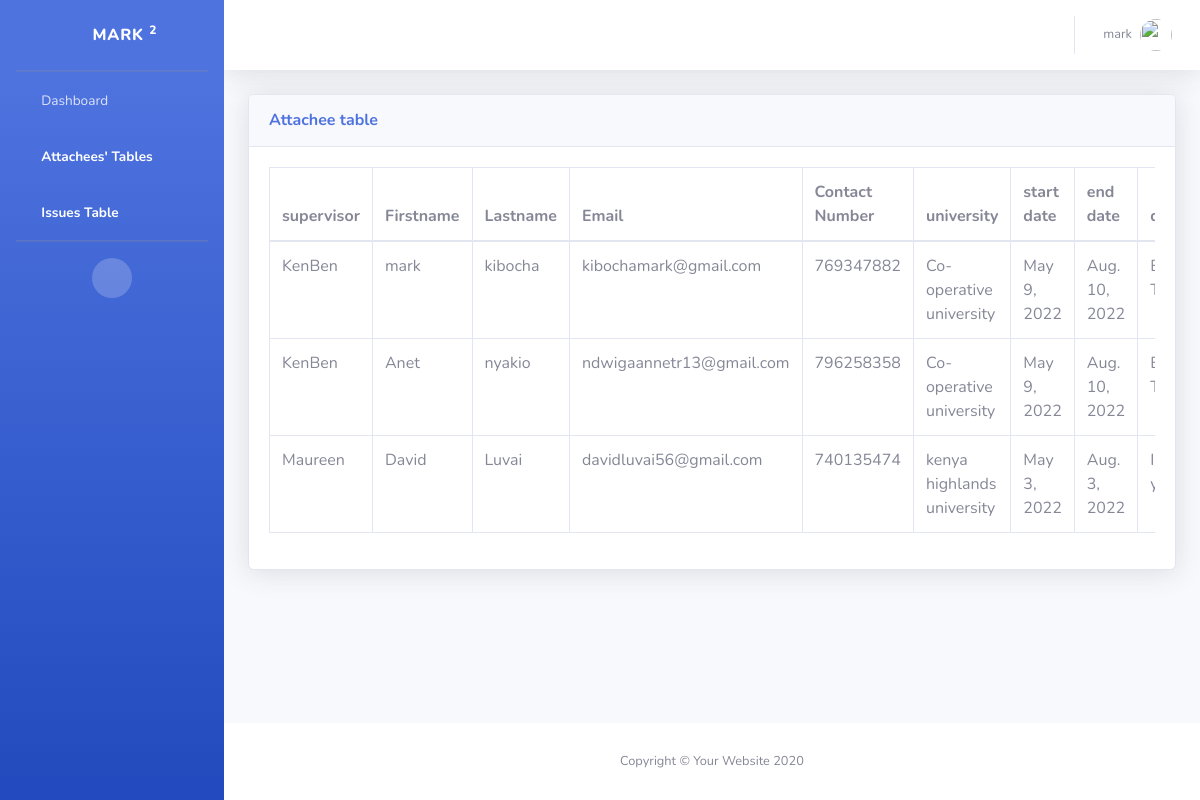
The page /admin_table (signed in) on the database its author committed.
### attachee_reg_form/models.py (models this page shows, shortened)
class Form(models.Model):
    first_name=models.CharField(max_length=255)
    second_name=models.CharField(max_length=255)
    email=models.CharField(max_length=255, default="mail")
    contact=models.BigIntegerField(null=False, default='070000000')
    university =models.CharField(max_length=255, default='university')
    start_date=models.DateField(null=False, default='2022-01-01')
    end_date=models.DateField(null=False, default='2022-03-30')
    supervisor=models.CharField(max_length=255, default='supervisor')
    department =models.CharField(null=False, default="department", max_length=255)

### attachee_reg_form/views.py (the view)
# urls.py: path('admin_table', views.query, name="admin_table"),
def query(request):
        f = FormFilter(request.POST, queryset=Form.objects.all())
        p =Paginator(f.qs, 2)
        page = request.GET.get('page')
        form = p.get_page(page)
        new=[""]
        for data in f.qs :
            new.append(data.id)
        return render(request, 'admin.html', {'filter' : form, 'form' : f, "my_list": new})

### attachee_reg_form/templates/admin.html (shortened to what this page needs)
{% load static %}
<!DOCTYPE html>
<html lang="en">
<head>
    <link rel="stylesheet" type="text/css" href="{% static 'DataTables/datatables.min.css'%}" />
    <link rel="stylesheet" type="text/css"
        href="https://cdnjs.cloudflare.com/ajax/libs/twitter-bootstrap/5.1.3/css/bootstrap.min.css" />
    <link href="{% static 'vendor/fontawesome-free/css/all.min.css'%}" rel="stylesheet" type="text/css">
    <link rel="stylesheet" href="	https://cdn.jsdelivr.net/npm/bootstrap@5.2.0-beta1/dist/css/bootstrap.min.css">
    <link href="{% static 'css/sb-admin-2.min.css'%}" rel="stylesheet">
    <link href="{% static 'vendor/datatables/dataTables.bootstrap4.min.css'%}" rel="stylesheet">
    <link rel="stylesheet" type="text/css" href="DataTables/datatables.min.css" />
</head>
<body id="page-top">
    <div id="wrapper">
        <ul class="navbar-nav bg-gradient-primary sidebar sidebar-dark accordion" id="accordionSidebar">
            <a class="sidebar-brand d-flex align-items-center justify-content-center" href="{% url 'admin_page' %}">
                <div class="sidebar-brand-icon rotate-n-15">
                    <i class="fas fa-laugh-wink"></i>
                </div>
                <div class="sidebar-brand-text mx-3">{{user}} <sup>2</sup></div>
            </a>
            <hr class="sidebar-divider my-0">
            <li class="nav-item">
                <a class="nav-link" href="{% url 'admin_page' %}">
                    <i class="fas fa-fw fa-tachometer-alt"></i>
                    <span>Dashboard</span></a>
            </li>
            <li class="nav-item active">
                <a class="nav-link" href="{% url 'admin_table' %}">
                    <i class="fas fa-fw fa-table"></i>
                    <span>Attachees' Tables</span></a>
            </li>
            <li class="nav-item active">
                <a class="nav-link" href="{% url 'issue_table' %}">
                    <i class="fas fa-fw fa-table"></i>
                    <span>Issues Table</span></a>
            </li>
            <hr class="sidebar-divider d-none d-md-block">
            <div class="text-center d-none d-md-inline">
                <button class="rounded-circle border-0" id="sidebarToggle"></button>
            </div>
        </ul>
        <div id="content-wrapper" class="d-flex flex-column">
            <div id="content">
                <nav class="navbar navbar-expand navbar-light bg-white topbar mb-4 static-top shadow">
                    <ul class="navbar-nav ml-auto">
                        <li class="nav-item dropdown no-arrow">
                            <a class="nav-link dropdown-toggle" href="#" id="userDropdown" role="button"
                                data-toggle="dropdown" aria-haspopup="true" aria-expanded="false">
                                <span class="mr-2 d-none d-lg-inline text-gray-600 small">{{user}}</span>
                                <img class="img-profile rounded-circle" src="{% static 'img/undraw_profile.svg'%}">
                            </a>
                        </li>
                    </ul>
                </nav>
                <div class="container-fluid">
                    {% if user.is_authenticated %}
                    <div class="card shadow mb-4">
                        <div class="card-header py-3">
                            <h6 class="m-0 font-weight-bold text-primary">Attachee table</h6>
                        </div>
                        <div class="card-body">
                            <div class="table-responsive">
                                <table class="table table-bordered" id="dataTable" width="100%" cellspacing="0">
                                    <thead>
                                        <tr>
                                            <th scope="col">supervisor</th>
                                            <th scope="col">Firstname</th>
                                            <th scope="col">Lastname</th>
                                            <th scope="col">Email</th>
                                            <th scope="col">Contact Number</th>
                                            <th scope="col">university</th>
                                            <th scope="col">start date</th>
                                            <th scope="col">end date</th>
                                            <th scope="col">department name</th>
                                        </tr>
                                    </thead>
                                    <tbody>
                                        {% for data in form.qs %}
                                        <tr>
                                            <td>{{data.supervisor}}</td>
                                            <td>{{data.first_name}}</td>
                                            <td>{{data.second_name}}</td>
                                            <td>{{data.email}}</td>
                                            <td>{{data.contact}}</td>
                                            <td>{{data.university}}</td>
                                            <td>{{data.start_date}}</td>
                                            <td>{{data.end_date}}</td>
                                            <td>{{data.department}}</td>
                                        </tr>
                                        {% endfor %}
                                    </tbody>
                                </table>
                            </div>
                        </div>
                    </div>
                    {% endif %}
                </div>
            </div>
            <footer class="sticky-footer bg-white">
                <div class="container my-auto">
                    <div class="copyright text-center my-auto">
                        <span>Copyright &copy; Your Website 2020</span>
                    </div>
                </div>
            </footer>
        </div>
    </div>
</body>
</html>

### rows shown on the page
Form: supervisor "KenBen", first_name "mark", second_name "kibocha", email "kibochamark@gmail.com", contact "769347882", university "Co-operative university", start_date "May 9, 2022", end_date "Aug. 10, 2022"
Form: supervisor "KenBen", first_name "Anet", second_name "nyakio", email "ndwigaannetr13@gmail.com", contact "796258358", university "Co-operative university", start_date "May 9, 2022", end_date "Aug. 10, 2022"
Form: supervisor "Maureen", first_name "David", second_name "Luvai", email "davidluvai56@gmail.com", contact "740135474", university "kenya highlands university", start_date "May 3, 2022", end_date "Aug. 3, 2022"

### other values the page prints
{{ user }} "MARK"
{{ user }} "mark"
